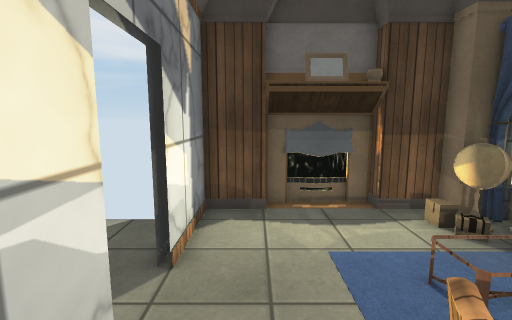
view 1 (above)

13 first-person views from a walk through a scene from a Unity 3-D project. The camera is 1.5 m above the floor, tilts 8° down and sees 85° across. The floor is counted in squares, 0.5 m on a side. Each view is taken from the middle of a square. On the plan, view 1 faces up. The plan holds only what a view shows up to about 20 squares ahead; the rest is blank. The player character is not drawn. Door leaves are left out, so doorways stand open. Some surface patterns are stand-ins.

view 2
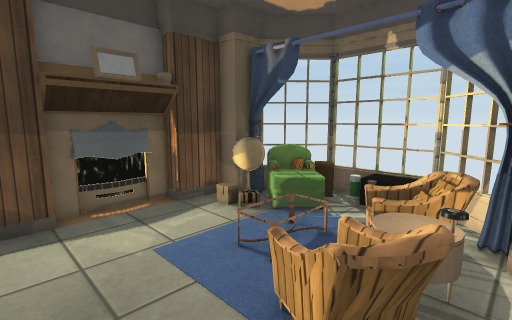

view 3
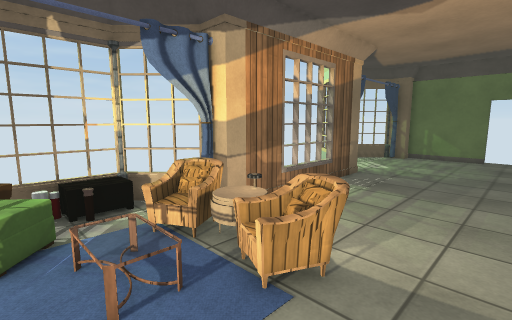

view 4
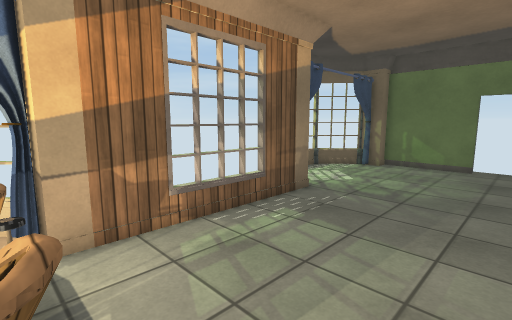

view 5
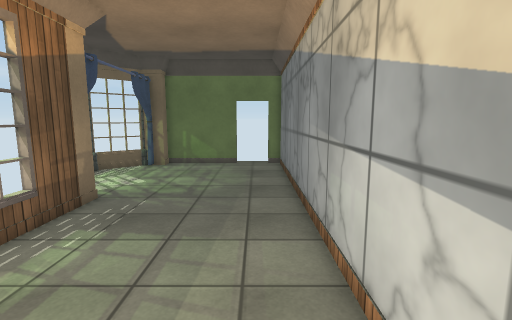

view 6
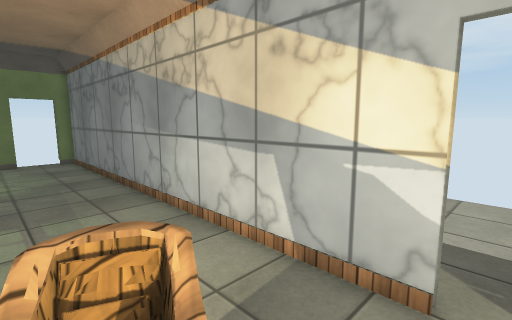

view 7
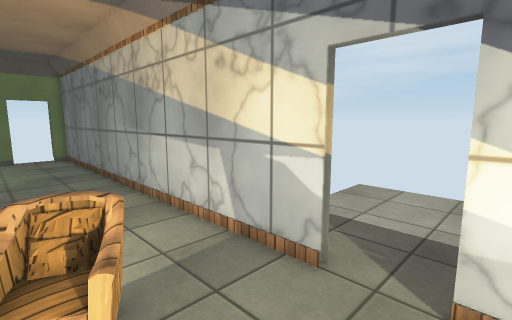

view 8
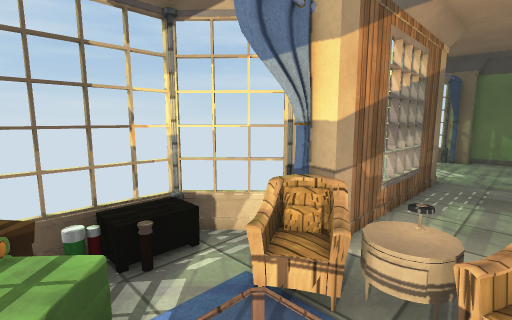

view 9
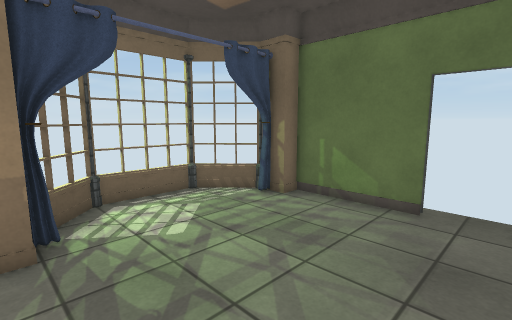

view 10
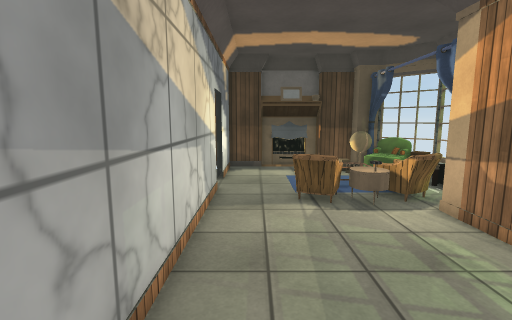

view 11
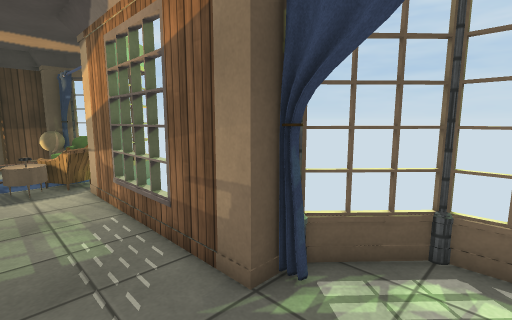

view 12
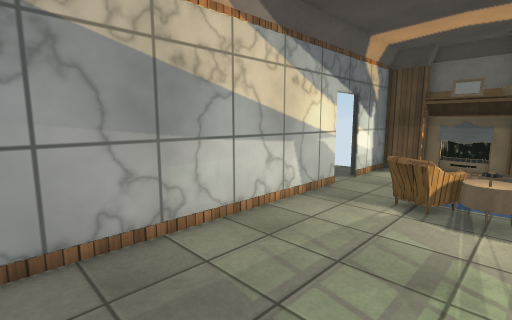

view 13
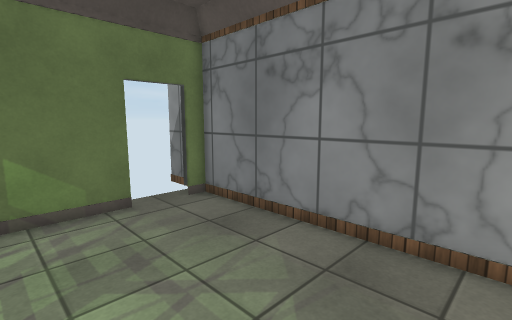

### Floor plan
Points are (right, up) in squares from view 1. A wall is a line through its corners. A room is listed if a view was taken in it or the views show most of it. See-through windows are left out.
Room 1 (views 1, 2, 3, 4, 5, 6, 7, 8, 9, 10, 11, 12, 13)
walls: (7.1, -9.6) (6.2, -9.6) (6.2, 0.1) (7.6, 0.1) (9.8, 2.2) (9.8, 6.3) (8.4, 7.6); (9.7, -11.6) (8.3, -10.3); (-1.8, 3.2) (-1.8, -18.8) (-0.9, -18.8); (6.3, 6.9) (6.1, 7.9); (-2, 7.6) (-2, 5.4); (6.2, 8.3) (6.2, 9.3) (4.2, 9.3) (4.2, 10.1) (0.3, 10.1) (0.3, 9.3) (-1.8, 9.3) (-1.8, 5.2); (1.2, -18.8) (6.2, -18.8) (6.2, -17.9) (7.6, -17.9) (9.8, -15.8) (9.8, -14.9)
low walls: (8.8, 5.4) (8.4, 6); (5.9, 7.1) (5.6, 7.6); (3.3, 10.3) (2.4, 10.1)
ways out: open door at (-2, 4); open door at (0, -19)
objects: chair (1, 1) to (3, 3); other object (4, 1); rug (4, 2) to (5, 3); chair (5, 1) to (7, 3); chair (6, 5) to (8, 7); curtain (7, 1); curtain (7, 8); other object (8, -10); other object (8, 8); other object (10, -12)

Positions as (right, up) in squares from view 1, and headings:
1: (0, 0), facing up
2: (-1, 0), facing up-right
3: (-1, 6), facing down-right
4: (-1, 1), facing down-right
5: (0, 1), facing down
6: (3, 4), facing down-left
7: (3, 6), facing down-left
8: (3, 6), facing down-right
9: (-1, -9), facing down-right
10: (0, -9), facing up
11: (3, -13), facing up-right
12: (5, -9), facing up-left
13: (5, -9), facing down-left
